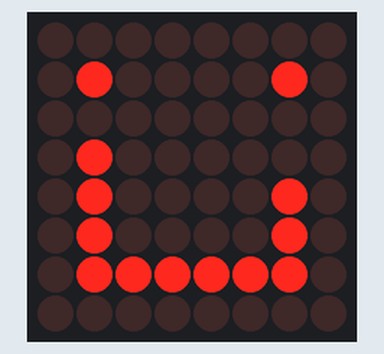
Recording of a sketch running on a simulated Arduino Uno, built with avr-gcc and run on an emulated ATmega328P. Shown: 8×8 LED matrix.

Above: at 0.1 s.

The sketch:

ijsmile.ino
```cpp
//Vcc=5v grd=grd din=12 cs=10 clk=11
#include "LedControl.h"

LedControl lc=LedControl(12,11,10,1);

unsigned long delaytime=500;

void setup() {
  /*
   The MAX72XX is in power-saving mode on startup,
   we have to do a wakeup call
   */
  lc.shutdown(0,false);
  /* Set the brightness to a medium values */
  lc.setIntensity(0,15);
  /* and clear the display */
  lc.clearDisplay(0);
}
void writeArduinoOnMatrix() {
  /* here is the data for the characters */
  byte ij[8]={B00000000,
              B01000010,
              B00000000,
              B01000000,
              B01000010,
              B01000010,
              B01111110,
              B00000000};

  lc.setRow(0,0,ij[0]);
  lc.setRow(0,1,ij[1]);
  lc.setRow(0,2,ij[2]);
  lc.setRow(0,3,ij[3]);
  lc.setRow(0,4,ij[4]);
  lc.setRow(0,5,ij[5]);
  lc.setRow(0,6,ij[6]);
  lc.setRow(0,7,ij[7]);
  delay(delaytime);
}

void loop() {
  writeArduinoOnMatrix();
}
```
